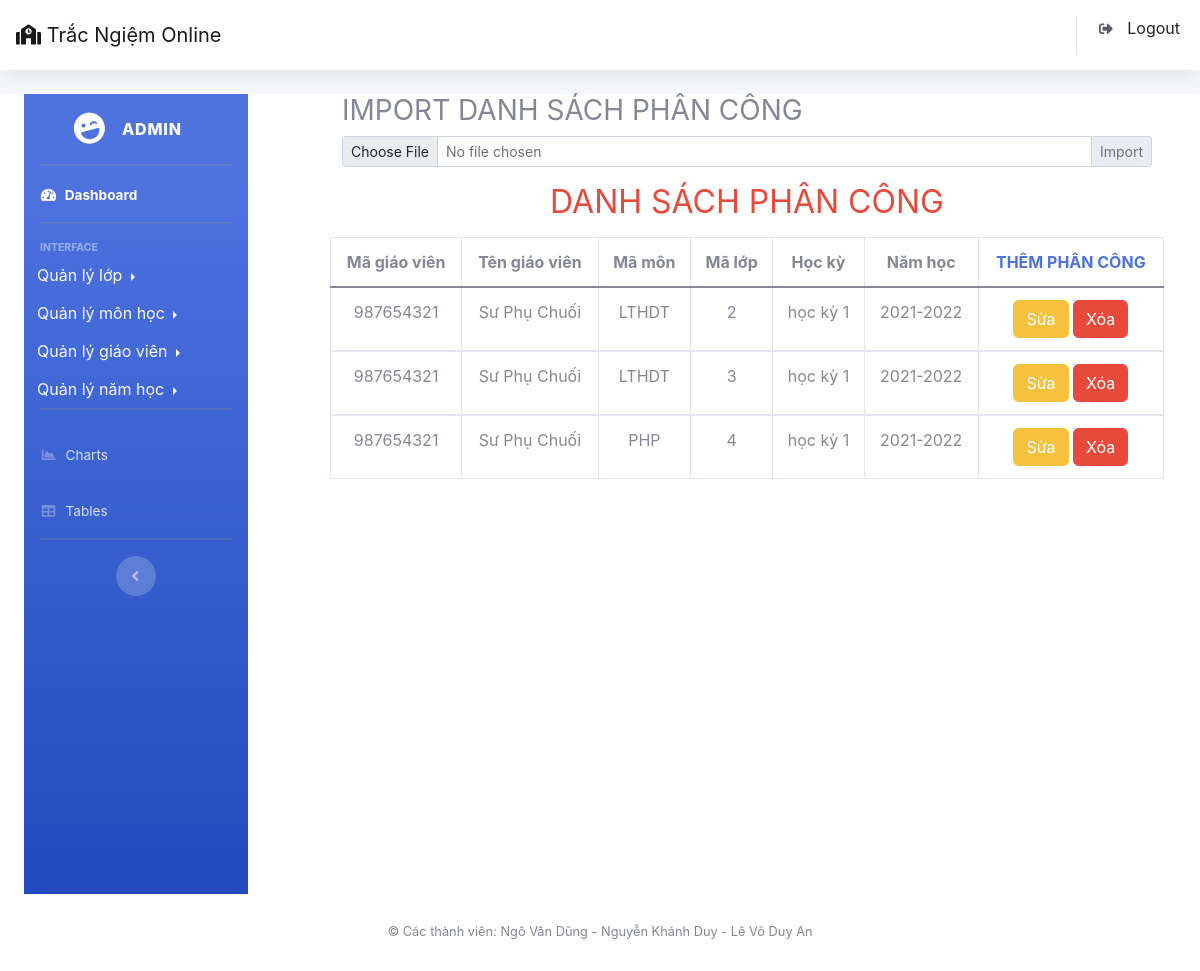
The app's page /Admin/index.php?action=phancong&act=dsmon&id_namhoc=1&id_hocky=1 (signed in) with its own data.
### tables this page shows
CREATE TABLE `phancong` (
  `maGV` int(11) NOT NULL,
  `maMon` varchar(50) NOT NULL,
  `maLop` int(11) NOT NULL,
  `id_hocky` int(5) NOT NULL,
  `id_namhoc` int(5) NOT NULL,
  `id_pc` int(5) NOT NULL
);

CREATE TABLE `giaovien` (
  `maGV` int(11) NOT NULL,
  `tenGV` varchar(100) NOT NULL,
  `user` varchar(100) NOT NULL,
  `pass` varchar(150) NOT NULL,
  `role` int(11) NOT NULL
);

CREATE TABLE `hocky` (
  `id_hocky` int(5) NOT NULL,
  `hocky` text NOT NULL
);

CREATE TABLE `namhoc` (
  `id_namhoc` int(5) NOT NULL,
  `namhoc` text NOT NULL
);

### Admin/Model/connect.php (called while the page is built, shortened)
<?php
  class connect{
      var $db=null;
      public function __construct()
      {
        $dsn='mysql:host=localhost;dbname=tracnghiem2';
        $user='root';
        $pass='root';
        $this->db=new PDO($dsn,$user,$pass,array(PDO::MYSQL_ATTR_INIT_COMMAND=>"SET NAMES utf8"));
      }
      public function selectone($select)
      {
        $result=$this->db->query($select);
        $results=$result->fetch();
        return $results;
      }
      public function getList($select)
      {
        $result=$this->db->query($select);
        return $result;
      }
  }
?>

### Admin/Model/phancong.php (called while the page is built, shortened)
<?php
    class phancong{
        function danhsachday($id_hocky,$id_namhoc){
           $select ="select a.maGV,b.tenGV,a.maMon,a.maLop, a.id_hocky, a.id_namhoc,c.tenLop,a.id_pc from phancong a,giaovien b,lop c where  a.maGV=b.maGV and a.maLop=c.maLop and a.id_namhoc='$id_namhoc' and a.id_hocky='$id_hocky'";
           $db = new connect();
           $result = $db->getList($select);
           return $result;
       }
       function listPC1($id_namhoc,$id_hocky)
       {
        $select = "select a.maGV,a.maMon,d.tenLop,c.hocky,b.namhoc from lop d,phancong a , namhoc b, hocky c where
        a.id_namhoc=b.id_namhoc and  a.maLop=d.maLop and c.id_hocky=a.id_hocky and a.id_hocky='$id_hocky' and a.id_namhoc='$id_namhoc'";
        $db = new connect();
        $result = $db->selectone($select);
        return $result;
       }
    }
?>

### Admin/View/danhsachmon.php (the view, shortened to what this page needs)
<div class="col-lg-3">
    <?php
        include "View/sidebar.php";
    ?>
</div>
<div class="col-lg-9">
    <section>
        <div class="container-fluid">
            <div>
                <h3>IMPORT DANH SÁCH PHÂN CÔNG</h3>
                <form action="index.php?action=phancong&act=importPC" method="post" enctype="multipart/form-data">
                    <div class="input-group input-group-sm mb-md-3 ">
                        <input type="file" class="form-control form-control-sm" name="uploadfile" id="uploadfile">
                        <input type="submit" name="submit" value="Import" class="input-group-text">
                    </div>
                </form>
            </div>
            <div class="row">
            <?php
                if (isset($_GET['id_namhoc']) &&  isset($_GET['id_hocky'])) {
                    $id_namhoc = $_GET['id_namhoc'];
                    $id_hocky = $_GET['id_hocky'];
                    $db = new phancong();
                    $result = $db->listPC1($id_namhoc,$id_hocky);
                    $hocky = $result[3];
                    $namhoc = $result[4];
                }
            ?>
                <h2 class="text-center text-danger mb-md-3">DANH SÁCH PHÂN CÔNG  </h2>
                <table class=" table table-bordered table-hover text-center">
                    <thead>
                        <tr>
                            <th scope="col">Mã giáo viên</th>
                            <th scope="col">Tên giáo viên</th>
                            <th scope="col">Mã môn</th>
                            <th scope="col">Mã lớp</th>
                            <th scope="col">Học kỳ</th>
                            <th scope="col">Năm học</th>
                            <th scope="col"><a href="index.php?action=phancong&act=add_phancong">THÊM PHÂN CÔNG</a></th>
                        </tr>
                    </thead>
                    <?php
                        if(isset($_GET['id_hocky']) && isset ($_GET['id_namhoc'])):
                            $id_hocky=$_GET['id_hocky'];
                            $id_namhoc=$_GET['id_namhoc'];
                            $db = new phancong();
                            $result=$db->danhsachday($id_hocky,$id_namhoc);
                            while($set = $result->fetch()):
                    ?>
                    <tbody>
                        <tr>
                            <td> <?php echo $set['maGV'] ?></td>
                            <td> <?php echo $set['tenGV'] ?></td>
                            <td>  <?php echo $set['maMon'] ?></td>
                            <td><?php echo $set['maLop'] ?></td>
                            <td><?php echo $hocky ?></td>
                            <td><?php echo $namhoc ?></td>
                            <td class="text-center">
                        <a class="btn btn-warning" href="index.php?action=phancong&act=updatepc&id_namhoc=<?php echo $set['id_namhoc']; ?>&id_hocky=<?php echo $set['id_hocky']; ?>&id_pc=<?php echo $set['id_pc']; ?>">Sửa</a>
                        <a href="index.php?action=phancong&act=deletePC&id_namhoc=<?php echo $set['id_namhoc']; ?>&id_hocky=<?php echo $set['id_hocky']; ?>&id_pc=<?php echo $set['id_pc']; ?>"
                        onclick="return confirm('Bấm vào nút OK để tiếp tục');" class="btn btn-danger">Xóa</a>
                    </td>
                        </tr>
                          <?php
                        endwhile;
                        ?>
                        <?php
                        endif;
                        ?>
                    </tbody>
                </table>
            </div>
        </div>
    </section>
</div>

### records on screen
phancong: maGV "987654321", maGV.tenGV "Sư Phụ Chuối", maMon "LTHDT", maLop "2", id_hocky.hocky "học kỳ 1", id_namhoc.namhoc "2021-2022"
phancong: maGV "987654321", maGV.tenGV "Sư Phụ Chuối", maMon "LTHDT", maLop "3", id_hocky.hocky "học kỳ 1", id_namhoc.namhoc "2021-2022"
phancong: maGV "987654321", maGV.tenGV "Sư Phụ Chuối", maMon "PHP", maLop "4", id_hocky.hocky "học kỳ 1", id_namhoc.namhoc "2021-2022"

### other values on screen
$_SESSION['admin'] "ADMIN"
